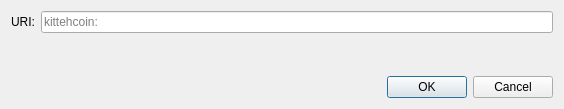
<?xml version="1.0" encoding="UTF-8"?>
<ui version="4.0">
 <class>OpenURIDialog</class>
 <widget class="QDialog" name="OpenURIDialog">
  <property name="geometry">
   <rect>
    <x>0</x>
    <y>0</y>
    <width>564</width>
    <height>109</height>
   </rect>
  </property>
  <property name="windowTitle">
   <string>Open kittehcoin URI</string>
  </property>
  <layout class="QVBoxLayout" name="verticalLayout">
   <item>
    <layout class="QHBoxLayout" name="horizontalLayout">
     <item>
      <widget class="QLabel" name="label">
       <property name="text">
        <string>URI:</string>
       </property>
      </widget>
     </item>
     <item>
      <widget class="QValidatedLineEdit" name="uriEdit">
       <property name="placeholderText">
        <string notr="true">kittehcoin:</string>
       </property>
      </widget>
     </item>
    </layout>
   </item>
   <item>
    <spacer name="verticalSpacer">
     <property name="orientation">
      <enum>Qt::Vertical</enum>
     </property>
     <property name="sizeHint" stdset="0">
      <size>
       <width>20</width>
       <height>40</height>
      </size>
     </property>
    </spacer>
   </item>
   <item>
    <widget class="QDialogButtonBox" name="buttonBox">
     <property name="orientation">
      <enum>Qt::Horizontal</enum>
     </property>
     <property name="standardButtons">
      <set>QDialogButtonBox::Cancel|QDialogButtonBox::Ok</set>
     </property>
    </widget>
   </item>
  </layout>
 </widget>
 <customwidgets>
  <customwidget>
   <class>QValidatedLineEdit</class>
   <extends>QLineEdit</extends>
   <header>qt/qvalidatedlineedit.h</header>
  </customwidget>
 </customwidgets>
 <resources/>
 <connections>
  <connection>
   <sender>buttonBox</sender>
   <signal>accepted()</signal>
   <receiver>OpenURIDialog</receiver>
   <slot>accept()</slot>
   <hints>
    <hint type="sourcelabel">
     <x>248</x>
     <y>254</y>
    </hint>
    <hint type="destinationlabel">
     <x>157</x>
     <y>274</y>
    </hint>
   </hints>
  </connection>
  <connection>
   <sender>buttonBox</sender>
   <signal>rejected()</signal>
   <receiver>OpenURIDialog</receiver>
   <slot>reject()</slot>
   <hints>
    <hint type="sourcelabel">
     <x>316</x>
     <y>260</y>
    </hint>
    <hint type="destinationlabel">
     <x>286</x>
     <y>274</y>
    </hint>
   </hints>
  </connection>
 </connections>
</ui>
